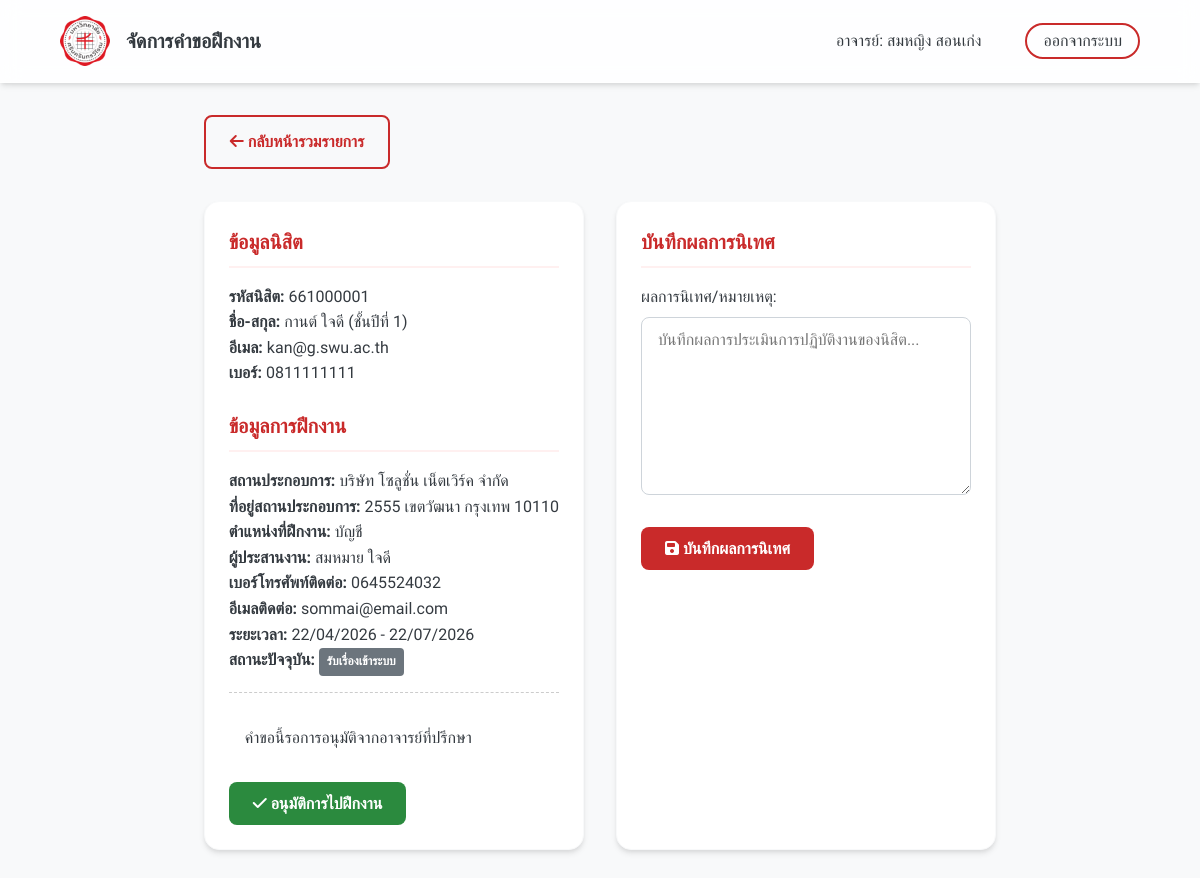
Screenshot of /teacher_detail.php?id=12 (signed in) with the database file from the repository.
### tables this page shows
CREATE TABLE `internship_request` (
  `request_id` int(11) NOT NULL,
  `student_id` varchar(20) NOT NULL,
  `company_id` int(11) NOT NULL,
  `internship_position` varchar(255) DEFAULT NULL,
  `start_date` date DEFAULT NULL,
  `end_date` date DEFAULT NULL,
  `status` int(11) NOT NULL DEFAULT 1,
  `supervision_note` text DEFAULT NULL,
  `created_at` timestamp NOT NULL DEFAULT current_timestamp()
);

CREATE TABLE `student` (
  `student_id` varchar(20) NOT NULL,
  `password` varchar(255) NOT NULL,
  `first_name` varchar(100) NOT NULL,
  `last_name` varchar(100) NOT NULL,
  `email` varchar(100) DEFAULT NULL,
  `phone` varchar(20) DEFAULT NULL,
  `year` int(11) DEFAULT NULL
);

CREATE TABLE `company` (
  `company_id` int(11) NOT NULL,
  `company_name` varchar(255) NOT NULL,
  `address` text DEFAULT NULL,
  `contact_person` varchar(150) DEFAULT NULL,
  `contact_phone` varchar(10) DEFAULT NULL,
  `contact_email` varchar(100) DEFAULT NULL
);

### teacher_detail.php (the view, shortened to what this page needs)
<?php
require 'db.php';
$request_id = $_GET['id'] ?? 0;
$stmt = $pdo->prepare("
    SELECT r.*,
           c.company_name, c.address, c.contact_person, c.contact_phone, c.contact_email,
           s.first_name, s.last_name, s.student_id as st_id, s.year, s.phone, s.email
    FROM Internship_Request r
    JOIN Company c ON r.company_id = c.company_id
    JOIN Student s ON r.student_id = s.student_id
    WHERE r.request_id = ?
");
$stmt->execute([$request_id]);
$req = $stmt->fetch();
?>
<!DOCTYPE html>
<html lang="th">
<head>
    <link rel="stylesheet" href="style_sst.css">
    <link rel="stylesheet" href="https://cdnjs.cloudflare.com/ajax/libs/font-awesome/6.4.0/css/all.min.css">
</head>
<body>
    <nav class="navbar">
        <div class="nav-brand">
            <img src="img/Srinakharinwirot_Logo (1).png" alt="SWU Logo" onerror="this.src='img/images.png'">
            <span>จัดการคำขอฝึกงาน</span>
        </div>
        <div class="nav-links">
            <span style="margin-right: 1rem; font-weight: 500;">อาจารย์: <?php echo htmlspecialchars($_SESSION['name']); ?></span>
            <a href="logout.php" class="btn-outline" style="padding: 0.4rem 1rem; border-radius: 50px;">ออกจากระบบ</a>
        </div>
    </nav>
    <div class="container">
        <div style="margin-bottom: 2rem;">
            <a href="teacher_dashboard.php" class="btn btn-outline"><i class="fas fa-arrow-left"></i> กลับหน้ารวมรายการ</a>
        </div>
        <div class="grid grid-2">
            <div class="card">
                <h3 class="card-title">ข้อมูลนิสิต</h3>
                <p><b>รหัสนิสิต:</b> <?php echo htmlspecialchars($req['st_id']); ?></p>
                <p><b>ชื่อ-สกุล:</b> <?php echo htmlspecialchars($req['first_name'] . ' ' . $req['last_name']); ?> (ชั้นปีที่ <?php echo $req['year']; ?>)</p>
                <p><b>อีเมล:</b> <?php echo htmlspecialchars($req['email']); ?></p>
                <p><b>เบอร์:</b> <?php echo htmlspecialchars($req['phone']); ?></p>
                <h3 class="card-title" style="margin-top: 1.5rem;">ข้อมูลการฝึกงาน</h3>
                <p><b>สถานประกอบการ:</b> <?php echo htmlspecialchars($req['company_name']); ?></p>
                <p><b>ที่อยู่สถานประกอบการ:</b> <?php echo htmlspecialchars($req['address']); ?></p>
                <p><b>ตำแหน่งที่ฝึกงาน:</b> <?php echo htmlspecialchars($req['internship_position']); ?></p>
                <p><b>ผู้ประสานงาน:</b> <?php echo htmlspecialchars($req['contact_person']); ?></p>
                <p><b>เบอร์โทรศัพท์ติดต่อ:</b> <?php echo htmlspecialchars($req['contact_phone']); ?></p>
                <p><b>อีเมลติดต่อ:</b> <?php echo htmlspecialchars($req['contact_email']?? '-' ); ?></p>
                <p><b>ระยะเวลา:</b> <?php echo date('d/m/Y', strtotime($req['start_date'])); ?> - <?php echo date('d/m/Y', strtotime($req['end_date'])); ?></p>
                <p><b>สถานะปัจจุบัน:</b> <?php echo getStatusBadge($req['status']); ?></p>
                <?php if($req['status'] == 1): ?>
                <form action="teacher_detail.php?id=<?php echo $request_id; ?>" method="POST" style="margin-top: 1rem; padding-top: 1rem; border-top: 1px dashed #ccc;">
                    <div class="alert alert-warning" style="margin-bottom: 1rem;">คำขอนี้รอการอนุมัติจากอาจารย์ที่ปรึกษา</div>
                    <button type="submit" name="approve_btn" value="1" class="btn btn-success"><i class="fas fa-check"></i> อนุมัติการไปฝึกงาน </button>
                </form>
                <?php endif; ?>
            </div>
            <div class="card">
                <h3 class="card-title">บันทึกผลการนิเทศ</h3>
                <form action="teacher_detail.php?id=<?php echo $request_id; ?>" method="POST">
                    <div class="form-group">
                        <label>ผลการนิเทศ/หมายเหตุ:</label>
                        <textarea name="supervision_note" class="form-control" rows="8" placeholder="บันทึกผลการประเมินการปฏิบัติงานของนิสิต..."><?php echo htmlspecialchars($req['supervision_note'] ?? ''); ?></textarea>
                    </div>
                    <button type="submit" class="btn btn-primary"><i class="fas fa-save"></i> บันทึกผลการนิเทศ</button>
                </form>
            </div>
        </div>
    </div>
</body>
</html>

### db.php (shortened to what this page needs)
<?php
function getStatusBadge($status) {
    switch($status) {
        case 1: return '<span class="badge bg-1">รับเรื่องเข้าระบบ</span>';
    }
}
?>

### style_sst.css (style rules this page uses)
:root { --primary-red: #c92a2a; --primary-red-hover: #b02323; --light-red: #fff0f0; --dark-gray: #343a40; --medium-gray: #868e96; --light-gray: #f8f9fa; --white: #ffffff; --glass-bg: rgba(255, 255, 255, 0.85); --glass-border: rgba(255, 255, 255, 0.18); --shadow-sm: 0 4px 6px -1px rgba(0, 0, 0, 0.1), 0 2px 4px -1px rgba(0, 0, 0, 0.06); --shadow-md: 0 10px 15px -3px rgba(0, 0, 0, 0.1), 0 4px 6px -2px rgba(0, 0, 0, 0.05); --shadow-lg: 0 20px 25px -5px rgba(0, 0, 0, 0.1), 0 10px 10px -5px rgba(0, 0, 0, 0.04); }
* { margin: 0; padding: 0; box-sizing: border-box; font-family: 'Prompt', sans-serif; }
body { background-color: var(--light-gray); color: var(--dark-gray); line-height: 1.6; min-height: 100vh; display: flex; flex-direction: column; }
.navbar { background: var(--glass-bg); backdrop-filter: blur(10px); -webkit-backdrop-filter: blur(10px); border-bottom: 1px solid var(--glass-border); position: sticky; top: 0; z-index: 1000; padding: 1rem 5%; display: flex; justify-content: space-between; align-items: center; box-shadow: var(--shadow-sm); }
.nav-brand { display: flex; align-items: center; gap: 1rem; text-decoration: none; color: var(--dark-gray); font-weight: 700; font-size: 1.25rem; }
.nav-brand img { height: 50px; width: auto; }
.nav-links a { text-decoration: none; color: var(--dark-gray); margin-left: 1.5rem; font-weight: 500; transition: color 0.3s; }
.container { max-width: 1200px; margin: 0 auto; padding: 2rem 15px; flex: 1; }
.grid { display: grid; gap: 2rem; }
.grid-2 { grid-template-columns: 1fr 1fr; }
.card { background: var(--white); border-radius: 15px; padding: 1.5rem; box-shadow: var(--shadow-sm); transition: transform 0.3s, box-shadow 0.3s; border: 1px solid var(--light-gray); }
.card-title { color: var(--primary-red); font-size: 1.25rem; margin-bottom: 1rem; border-bottom: 2px solid var(--light-red); padding-bottom: 0.5rem; }
.form-group { margin-bottom: 1.5rem; }
.form-group label { display: block; margin-bottom: 0.5rem; font-weight: 500; }
.form-control { width: 100%; padding: 0.75rem 1rem; border: 1px solid #ced4da; border-radius: 8px; font-size: 1rem; transition: border-color 0.3s, box-shadow 0.3s; }
.btn { display: inline-block; padding: 0.75rem 1.5rem; border: none; border-radius: 8px; font-size: 1rem; font-weight: 600; cursor: pointer; text-align: center; text-decoration: none; transition: all 0.3s; }
.btn-primary { background-color: var(--primary-red); color: var(--white); }
.btn-outline { background-color: transparent; border: 2px solid var(--primary-red); color: var(--primary-red); }
.btn-success { background-color: #2b8a3e; color: white; }
.badge { padding: 0.35em 0.65em; font-size: 0.75em; font-weight: 700; border-radius: 0.25rem; color: #fff; display: inline-block; }
.bg-1 { background-color: #6c757d; }
.alert { padding: 1rem; border-radius: 8px; margin-bottom: 1rem; }

### rows the page displays
internship_request: student.student_id "661000001", student.last_name "กานต์ ใจดี", student.year "1", student.email "kan@g.swu.ac.th", student.phone "0811111111", company.company_name "บริษัท โซลูชั่น เน็ตเวิร์ค จำกัด", company.address "2555 เขตวัฒนา กรุงเทพ 10110", internship_position "บัญชี", company.contact_person "สมหมาย ใจดี", company.contact_phone "0645524032", company.contact_email "sommai@email.com", start_date "22/04/2026", end_date "22/07/2026"

### other values shown
$_SESSION['name'] "สมหญิง สอนเก่ง"
